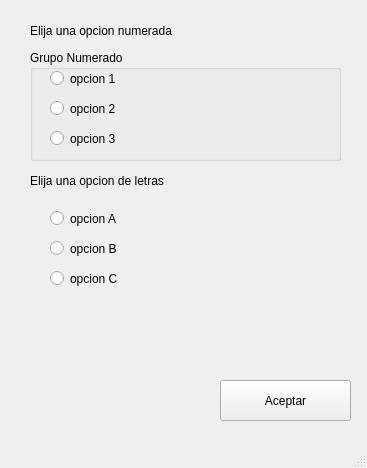
<?xml version="1.0" encoding="UTF-8"?>
<ui version="4.0">
 <class>MainWindow</class>
 <widget class="QMainWindow" name="MainWindow">
  <property name="geometry">
   <rect>
    <x>0</x>
    <y>0</y>
    <width>367</width>
    <height>468</height>
   </rect>
  </property>
  <property name="windowTitle">
   <string>MainWindow</string>
  </property>
  <widget class="QWidget" name="centralwidget">
   <widget class="QLabel" name="label">
    <property name="geometry">
     <rect>
      <x>30</x>
      <y>20</y>
      <width>161</width>
      <height>21</height>
     </rect>
    </property>
    <property name="text">
     <string>Elija una opcion numerada</string>
    </property>
   </widget>
   <widget class="QGroupBox" name="num">
    <property name="geometry">
     <rect>
      <x>30</x>
      <y>50</y>
      <width>311</width>
      <height>111</height>
     </rect>
    </property>
    <property name="title">
     <string>Grupo Numerado</string>
    </property>
    <widget class="QRadioButton" name="op3">
     <property name="geometry">
      <rect>
       <x>20</x>
       <y>80</y>
       <width>82</width>
       <height>17</height>
      </rect>
     </property>
     <property name="text">
      <string>opcion 3</string>
     </property>
    </widget>
    <widget class="QRadioButton" name="op1">
     <property name="geometry">
      <rect>
       <x>20</x>
       <y>20</y>
       <width>82</width>
       <height>17</height>
      </rect>
     </property>
     <property name="text">
      <string>opcion 1</string>
     </property>
    </widget>
    <widget class="QRadioButton" name="op2">
     <property name="geometry">
      <rect>
       <x>20</x>
       <y>50</y>
       <width>82</width>
       <height>17</height>
      </rect>
     </property>
     <property name="text">
      <string>opcion 2</string>
     </property>
    </widget>
   </widget>
   <widget class="QPushButton" name="btn_aceptar">
    <property name="geometry">
     <rect>
      <x>220</x>
      <y>380</y>
      <width>131</width>
      <height>41</height>
     </rect>
    </property>
    <property name="text">
     <string>Aceptar</string>
    </property>
   </widget>
   <widget class="QLabel" name="mensaje_dos">
    <property name="geometry">
     <rect>
      <x>130</x>
      <y>190</y>
      <width>221</width>
      <height>171</height>
     </rect>
    </property>
    <property name="font">
     <font>
      <pointsize>14</pointsize>
      <weight>75</weight>
      <bold>true</bold>
     </font>
    </property>
    <property name="text">
     <string/>
    </property>
    <property name="alignment">
     <set>Qt::AlignCenter</set>
    </property>
   </widget>
   <widget class="QLabel" name="label_2">
    <property name="geometry">
     <rect>
      <x>30</x>
      <y>170</y>
      <width>161</width>
      <height>21</height>
     </rect>
    </property>
    <property name="text">
     <string>Elija una opcion de letras</string>
    </property>
   </widget>
   <widget class="QRadioButton" name="rd_opcionB">
    <property name="geometry">
     <rect>
      <x>50</x>
      <y>240</y>
      <width>82</width>
      <height>17</height>
     </rect>
    </property>
    <property name="text">
     <string>opcion B</string>
    </property>
   </widget>
   <widget class="QRadioButton" name="rd_opcionC">
    <property name="geometry">
     <rect>
      <x>50</x>
      <y>270</y>
      <width>82</width>
      <height>17</height>
     </rect>
    </property>
    <property name="text">
     <string>opcion C</string>
    </property>
   </widget>
   <widget class="QRadioButton" name="rd_opcionA">
    <property name="geometry">
     <rect>
      <x>50</x>
      <y>210</y>
      <width>82</width>
      <height>17</height>
     </rect>
    </property>
    <property name="text">
     <string>opcion A</string>
    </property>
   </widget>
  </widget>
  <widget class="QMenuBar" name="menubar">
   <property name="geometry">
    <rect>
     <x>0</x>
     <y>0</y>
     <width>367</width>
     <height>21</height>
    </rect>
   </property>
  </widget>
  <widget class="QStatusBar" name="statusbar"/>
 </widget>
 <resources/>
 <connections/>
</ui>
